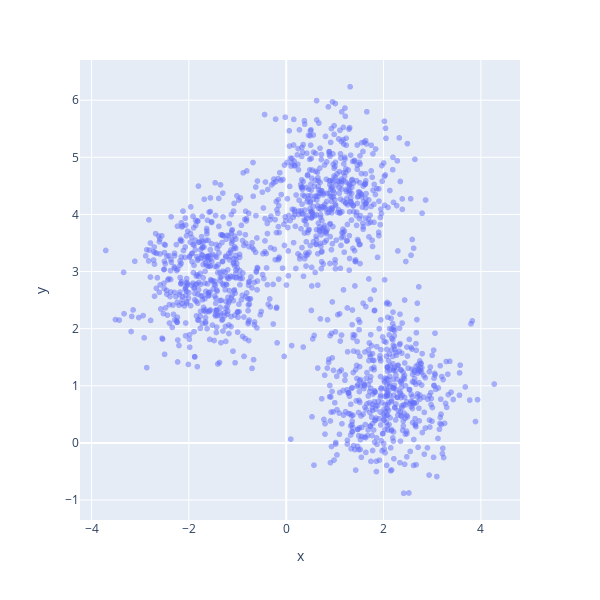

Source (notebook cell):
### Markdown cell above
Review initial data:

### Code cell
# Matplotlib
# plt.figure(figsize=(5, 5))
# plt.scatter(X[:, 0], X[:, 1],alpha=0.5,)
# plt.show()

# Plotly
fig = px.scatter(x=X[:, 0], y=X[:, 1], opacity=0.5)
fig.update_layout(height=600, width=600)
fig.show()

### Figure 1 — Plotly figure (JSON) as saved in the notebook; plotly's stock layout.template omitted (floating-point values rounded to 4 significant figures; data arrays with more than 128 entries replaced by an {"elided": "..."} marker saying what was removed)
{"data": [{"hovertemplate": "x=%{x}<br>y=%{y}<extra></extra>", "legendgroup": "", "marker": {"color": "#636efa", "opacity": 0.5, "symbol": "circle"}, "mode": "markers", "name": "", "showlegend": false, "type": "scattergl", "x": {"elided": "1500 float values"}, "xaxis": "x", "y": {"elided": "1500 float values"}, "yaxis": "y"}], "layout": {"height": 600, "legend": {"tracegroupgap": 0}, "margin": {"t": 60}, "width": 600, "xaxis": {"anchor": "y", "domain": [0, 1], "title": {"text": "x"}}, "yaxis": {"anchor": "x", "domain": [0, 1], "title": {"text": "y"}}}}
